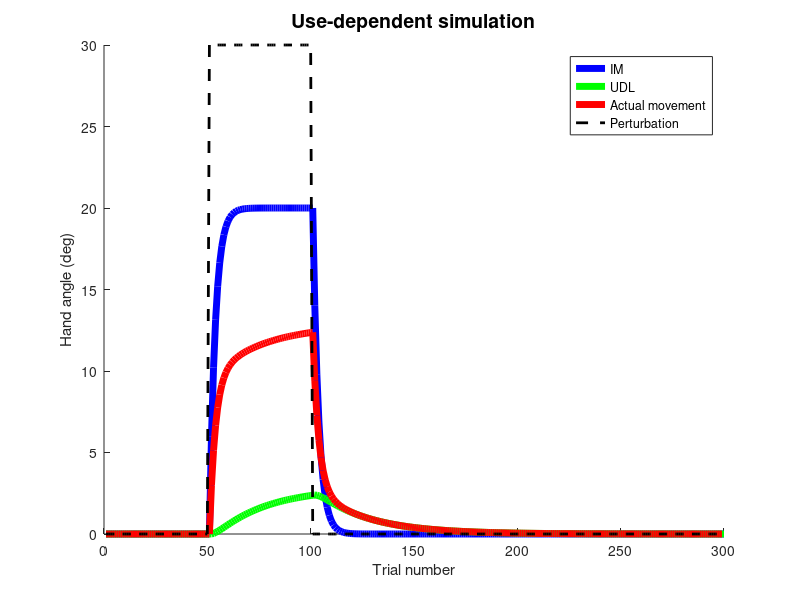

MATLAB code for this plot:
%This simulator was inspired by a model of use-dependent learning developed
%by Joern Diedrichsen (see Diedrichsen et al. 2010). I write "inspired by"
%only because I've made some adjustments in order to apply it to a
%visuomotor rotation instead of a force field paradigm and so erroneous
%assumptions and implementations (all my own) may be present. Most salient
%part of model is that it incorporates PARALLEL operation of two different 
%learning processes, adaptation and UDL. 

%Hyosub Kim (9/23/2018)

clear all; close all

A = .9; B = .2; %parameter values for state-space model of adaptation
E = .95; F = .011;  %parameter values for use-dependent learnig process
D = .5; %in original model, this parameter related to inverse stiffness of
        %arm; here, it represents weight on adaptation process 
w0 = 0;    %this can be thought of as intrinsic bias; allows for "slow
            %drift" back to baseline direction
[w(1) v(1) y(1) e(1)] = deal(0);

nBL = 50; nAcq = 50; nTrans = 200;
nTrials = nBL + nAcq + nTrans;

%let's make error a visuomotor rotation
rot = [zeros(nBL,1); ones(nAcq,1)*30; zeros(nTrans,1)];

for i=1:nTrials-1
    
    %actual movement directions
    y(i) = D*(v(i)) + w(i); %eqn 7
    
    e(i) = rot(i) - v(i); %SPE driving adaptation; in original model, error
                          %is (force field - state estimate), but here the 
                          %error should be related to the actual visual
                          %feedback (so perhaps switch v(i) with y(i)??)
    
    %state estimate
    v(i+1) = A*v(i) + B*(e(i)); %eqn 6

    %use-dependent learning
    w(i+1) = E*w(i) + F*y(i) + (1-E-F)*w0; %eqn 5
    
end
figure; hold on
plot(v,'b','linewidth',5)
plot(w,'g','linewidth',5)
plot(y,'r','linewidth',5)
plot(rot,'--k','linewidth',2)
xlabel('Trial number')
ylabel('Hand angle (deg)')
title('Use-dependent simulation','fontsize',14)
legend('IM','UDL','Actual movement','Perturbation')







